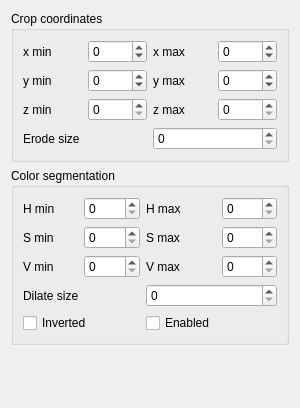
       <widget class="QWidget" name="page_input_data_processing">
        <property name="geometry">
         <rect>
          <x>0</x>
          <y>0</y>
          <width>300</width>
          <height>408</height>
         </rect>
        </property>
        <attribute name="label">
         <string>Input data processing</string>
        </attribute>
        <layout class="QVBoxLayout" name="verticalLayout_2">
         <item>
          <widget class="QGroupBox" name="groupBox_crop_xyz">
           <property name="toolTip">
            <string/>
           </property>
           <property name="title">
            <string>Crop coordinates</string>
           </property>
           <layout class="QGridLayout" name="gridLayout_3">
            <item row="1" column="3">
             <widget class="QSpinBox" name="spinBox_y_max">
              <property name="minimum">
               <number>-100</number>
              </property>
              <property name="maximum">
               <number>100</number>
              </property>
              <property name="singleStep">
               <number>5</number>
              </property>
             </widget>
            </item>
            <item row="2" column="0">
             <widget class="QLabel" name="label_z_min">
              <property name="text">
               <string>z min</string>
              </property>
              <property name="buddy">
               <cstring>spinBox_z_min</cstring>
              </property>
             </widget>
            </item>
            <item row="0" column="3">
             <widget class="QSpinBox" name="spinBox_x_max">
              <property name="minimum">
               <number>-100</number>
              </property>
              <property name="maximum">
               <number>100</number>
              </property>
              <property name="singleStep">
               <number>5</number>
              </property>
             </widget>
            </item>
            <item row="1" column="1">
             <widget class="QSpinBox" name="spinBox_y_min">
              <property name="minimum">
               <number>-100</number>
              </property>
              <property name="maximum">
               <number>100</number>
              </property>
              <property name="singleStep">
               <number>5</number>
              </property>
             </widget>
            </item>
            <item row="0" column="0">
             <widget class="QLabel" name="label_x_min">
              <property name="text">
               <string>x min</string>
              </property>
              <property name="buddy">
               <cstring>spinBox_x_min</cstring>
              </property>
             </widget>
            </item>
            <item row="2" column="3">
             <widget class="QSpinBox" name="spinBox_z_max">
              <property name="minimum">
               <number>0</number>
              </property>
              <property name="maximum">
               <number>1000</number>
              </property>
              <property name="singleStep">
               <number>5</number>
              </property>
             </widget>
            </item>
            <item row="0" column="1">
             <widget class="QSpinBox" name="spinBox_x_min">
              <property name="minimum">
               <number>-100</number>
              </property>
              <property name="maximum">
               <number>100</number>
              </property>
              <property name="singleStep">
               <number>5</number>
              </property>
             </widget>
            </item>
            <item row="3" column="0" colspan="2">
             <widget class="QLabel" name="label_xyz_erode_size">
              <property name="text">
               <string>Erode size</string>
              </property>
              <property name="buddy">
               <cstring>spinBox_xyz_erode_size</cstring>
              </property>
             </widget>
            </item>
            <item row="1" column="0">
             <widget class="QLabel" name="label_y_min">
              <property name="text">
               <string>y min</string>
              </property>
              <property name="buddy">
               <cstring>spinBox_y_min</cstring>
              </property>
             </widget>
            </item>
            <item row="0" column="2">
             <widget class="QLabel" name="label_x_max">
              <property name="text">
               <string>x max</string>
              </property>
              <property name="buddy">
               <cstring>spinBox_x_max</cstring>
              </property>
             </widget>
            </item>
            <item row="2" column="1">
             <widget class="QSpinBox" name="spinBox_z_min">
              <property name="minimum">
               <number>0</number>
              </property>
              <property name="maximum">
               <number>1000</number>
              </property>
              <property name="singleStep">
               <number>5</number>
              </property>
             </widget>
            </item>
            <item row="1" column="2">
             <widget class="QLabel" name="label_y_max">
              <property name="text">
               <string>y max</string>
              </property>
              <property name="buddy">
               <cstring>spinBox_y_max</cstring>
              </property>
             </widget>
            </item>
            <item row="2" column="2">
             <widget class="QLabel" name="label_z_max">
              <property name="text">
               <string>z max</string>
              </property>
              <property name="buddy">
               <cstring>spinBox_z_max</cstring>
              </property>
             </widget>
            </item>
            <item row="3" column="2" colspan="2">
             <widget class="QSpinBox" name="spinBox_xyz_erode_size">
              <property name="maximum">
               <number>50</number>
              </property>
             </widget>
            </item>
           </layout>
          </widget>
         </item>
         <item>
          <widget class="QGroupBox" name="groupBox_segment_hsv">
           <property name="toolTip">
            <string/>
           </property>
           <property name="title">
            <string>Color segmentation</string>
           </property>
           <layout class="QGridLayout" name="gridLayout">
            <item row="0" column="3">
             <widget class="QSpinBox" name="spinBox_h_max">
              <property name="maximum">
               <number>360</number>
              </property>
              <property name="singleStep">
               <number>5</number>
              </property>
             </widget>
            </item>
            <item row="1" column="2">
             <widget class="QLabel" name="label_s_max">
              <property name="text">
               <string>S max</string>
              </property>
              <property name="buddy">
               <cstring>spinBox_s_max</cstring>
              </property>
             </widget>
            </item>
            <item row="1" column="1">
             <widget class="QSpinBox" name="spinBox_s_min">
              <property name="maximum">
               <number>100</number>
              </property>
              <property name="singleStep">
               <number>5</number>
              </property>
             </widget>
            </item>
            <item row="0" column="0">
             <widget class="QLabel" name="label_h_min">
              <property name="text">
               <string>H min</string>
              </property>
              <property name="buddy">
               <cstring>spinBox_h_min</cstring>
              </property>
             </widget>
            </item>
            <item row="0" column="2">
             <widget class="QLabel" name="label_h_max">
              <property name="text">
               <string>H max</string>
              </property>
              <property name="buddy">
               <cstring>spinBox_h_max</cstring>
              </property>
             </widget>
            </item>
            <item row="1" column="0">
             <widget class="QLabel" name="label_s_min">
              <property name="text">
               <string>S min</string>
              </property>
              <property name="buddy">
               <cstring>spinBox_s_min</cstring>
              </property>
             </widget>
            </item>
            <item row="2" column="1">
             <widget class="QSpinBox" name="spinBox_v_min">
              <property name="maximum">
               <number>100</number>
              </property>
              <property name="singleStep">
               <number>5</number>
              </property>
             </widget>
            </item>
            <item row="2" column="0">
             <widget class="QLabel" name="label_v_min">
              <property name="text">
               <string>V min</string>
              </property>
              <property name="buddy">
               <cstring>spinBox_v_min</cstring>
              </property>
             </widget>
            </item>
            <item row="2" column="3">
             <widget class="QSpinBox" name="spinBox_v_max">
              <property name="maximum">
               <number>100</number>
              </property>
              <property name="singleStep">
               <number>5</number>
              </property>
             </widget>
            </item>
            <item row="0" column="1">
             <widget class="QSpinBox" name="spinBox_h_min">
              <property name="maximum">
               <number>360</number>
              </property>
              <property name="singleStep">
               <number>5</number>
              </property>
             </widget>
            </item>
            <item row="2" column="2">
             <widget class="QLabel" name="label_v_max">
              <property name="text">
               <string>V max</string>
              </property>
              <property name="buddy">
               <cstring>spinBox_v_max</cstring>
              </property>
             </widget>
            </item>
            <item row="1" column="3">
             <widget class="QSpinBox" name="spinBox_s_max">
              <property name="maximum">
               <number>100</number>
              </property>
              <property name="singleStep">
               <number>5</number>
              </property>
             </widget>
            </item>
            <item row="3" column="0" colspan="2">
             <widget class="QLabel" name="label_hsv_dilate_size">
              <property name="text">
               <string>Dilate size</string>
              </property>
              <property name="buddy">
               <cstring>spinBox_hsv_dilate_size</cstring>
              </property>
             </widget>
            </item>
            <item row="3" column="2" colspan="2">
             <widget class="QSpinBox" name="spinBox_hsv_dilate_size">
              <property name="maximum">
               <number>50</number>
              </property>
             </widget>
            </item>
            <item row="4" column="0" colspan="2">
             <widget class="QCheckBox" name="checkBox_color_segmentation_inverted">
              <property name="text">
               <string>Inverted</string>
              </property>
             </widget>
            </item>
            <item row="4" column="2">
             <widget class="QCheckBox" name="checkBox_color_segmentation_enabled">
              <property name="text">
               <string>Enabled</string>
              </property>
             </widget>
            </item>
           </layout>
           <zorder>spinBox_h_min</zorder>
           <zorder>label_s_min</zorder>
           <zorder>spinBox_v_min</zorder>
           <zorder>spinBox_v_max</zorder>
           <zorder>label_s_max</zorder>
           <zorder>label_v_max</zorder>
           <zorder>spinBox_h_max</zorder>
           <zorder>label_h_min</zorder>
           <zorder>label_h_max</zorder>
           <zorder>label_v_min</zorder>
           <zorder>spinBox_s_max</zorder>
           <zorder>spinBox_s_min</zorder>
           <zorder>checkBox_color_segmentation_inverted</zorder>
           <zorder>label_hsv_dilate_size</zorder>
           <zorder>spinBox_hsv_dilate_size</zorder>
           <zorder>checkBox_color_segmentation_enabled</zorder>
          </widget>
         </item>
         <item>
          <spacer name="verticalSpacer_input_data_processing">
           <property name="orientation">
            <enum>Qt::Vertical</enum>
           </property>
           <property name="sizeHint" stdset="0">
            <size>
             <width>20</width>
             <height>40</height>
            </size>
           </property>
          </spacer>
         </item>
        </layout>
       </widget>
